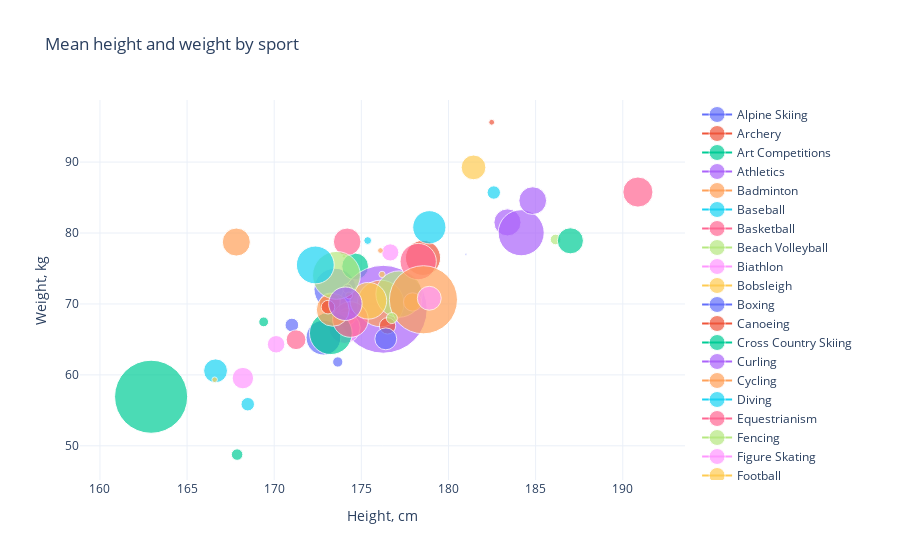

Notebook source saved alongside this figure:
### Markdown cell above
3. Scatter

### Code cell
configure_plotly_browser_state()
tmp = df.groupby(['Sport'])['Height', 'Weight'].agg('mean').dropna()
df1 = pd.DataFrame(tmp).reset_index()
tmp = df.groupby(['Sport'])['ID'].count()
df2 = pd.DataFrame(tmp).reset_index()
dataset = df1.merge(df2) 

scatterplots = list()
for sport in dataset['Sport']:
    df3 = dataset[dataset['Sport'] == sport]
    trace = go.Scatter(
        x = df3['Height'],
        y = df3['Weight'],
        name = sport,
        marker=dict(
            symbol='circle',
            sizemode='area',
            sizeref=10,
            size=df3['ID'],
        )
    )
    scatterplots.append(trace)
                         
layout = go.Layout(
    title='Mean height and weight by sport', 
    xaxis=dict(title='Height, cm'), 
    yaxis=dict(title='Weight, kg'),
    showlegend=True,
    template = 'plotly_white',
)

fig = dict(data=scatterplots, layout=layout)
py.iplot(fig)

### Figure 1 — Plotly figure (JSON) as saved in the notebook; plotly's stock layout.template omitted (floating-point values rounded to 4 significant figures)
{"data": [{"marker": {"symbol": "circle", "sizemode": "area", "sizeref": 10, "size": [8829]}, "x": [173.5], "type": "scatter", "name": "Alpine Skiing", "y": [72.07]}, {"marker": {"symbol": "circle", "sizemode": "area", "sizeref": 10, "size": [2334]}, "x": [173.2], "type": "scatter", "name": "Archery", "y": [70.01]}, {"marker": {"symbol": "circle", "sizemode": "area", "sizeref": 10, "size": [3578]}, "x": [174.6], "type": "scatter", "name": "Art Competitions", "y": [75.29]}, {"marker": {"symbol": "circle", "sizemode": "area", "sizeref": 10, "size": [38624]}, "x": [176.3], "type": "scatter", "name": "Athletics", "y": [69.25]}, {"marker": {"symbol": "circle", "sizemode": "area", "sizeref": 10, "size": [1457]}, "x": [174.2], "type": "scatter", "name": "Badminton", "y": [68.17]}, {"marker": {"symbol": "circle", "sizemode": "area", "sizeref": 10, "size": [894]}, "x": [182.6], "type": "scatter", "name": "Baseball", "y": [85.71]}, {"marker": {"symbol": "circle", "sizemode": "area", "sizeref": 10, "size": [4536]}, "x": [190.9], "type": "scatter", "name": "Basketball", "y": [85.78]}, {"marker": {"symbol": "circle", "sizemode": "area", "sizeref": 10, "size": [564]}, "x": [186.1], "type": "scatter", "name": "Beach Volleyball", "y": [79.09]}, {"marker": {"symbol": "circle", "sizemode": "area", "sizeref": 10, "size": [4893]}, "x": [174.0], "type": "scatter", "name": "Biathlon", "y": [66.63]}, {"marker": {"symbol": "circle", "sizemode": "area", "sizeref": 10, "size": [3058]}, "x": [181.4], "type": "scatter", "name": "Bobsleigh", "y": [89.25]}, {"marker": {"symbol": "circle", "sizemode": "area", "sizeref": 10, "size": [6047]}, "x": [172.8], "type": "scatter", "name": "Boxing", "y": [65.25]}, {"marker": {"symbol": "circle", "sizemode": "area", "sizeref": 10, "size": [6171]}, "x": [178.5], "type": "scatter", "name": "Canoeing", "y": [76.49]}, {"marker": {"symbol": "circle", "sizemode": "area", "sizeref": 10, "size": [9133]}, "x": [173.2], "type": "scatter", "name": "Cross Country Skiing", "y": [65.88]}, {"marker": {"symbol": "circle", "sizemode": "area", "sizeref": 10, "size": [463]}, "x": [174.2], "type": "scatter", "name": "Curling", "y": [72.13]}, {"marker": {"symbol": "circle", "sizemode": "area", "sizeref": 10, "size": [10859]}, "x": [176.1], "type": "scatter", "name": "Cycling", "y": [70.07]}, {"marker": {"symbol": "circle", "sizemode": "area", "sizeref": 10, "size": [2842]}, "x": [166.6], "type": "scatter", "name": "Diving", "y": [60.57]}, {"marker": {"symbol": "circle", "sizemode": "area", "sizeref": 10, "size": [6344]}, "x": [174.4], "type": "scatter", "name": "Equestrianism", "y": [67.8]}, {"marker": {"symbol": "circle", "sizemode": "area", "sizeref": 10, "size": [10735]}, "x": [177.2], "type": "scatter", "name": "Fencing", "y": [71.39]}, {"marker": {"symbol": "circle", "sizemode": "area", "sizeref": 10, "size": [2298]}, "x": [168.2], "type": "scatter", "name": "Figure Skating", "y": [59.54]}, {"marker": {"symbol": "circle", "sizemode": "area", "sizeref": 10, "size": [6745]}, "x": [175.4], "type": "scatter", "name": "Football", "y": [70.45]}, {"marker": {"symbol": "circle", "sizemode": "area", "sizeref": 10, "size": [937]}, "x": [171.0], "type": "scatter", "name": "Freestyle Skiing", "y": [67.03]}, {"marker": {"symbol": "circle", "sizemode": "area", "sizeref": 10, "size": [247]}, "x": [174.3], "type": "scatter", "name": "Golf", "y": [71.19]}, {"marker": {"symbol": "circle", "sizemode": "area", "sizeref": 10, "size": [26707]}, "x": [162.9], "type": "scatter", "name": "Gymnastics", "y": [56.92]}, {"marker": {"symbol": "circle", "sizemode": "area", "sizeref": 10, "size": [3665]}, "x": [183.4], "type": "scatter", "name": "Handball", "y": [81.5]}, {"marker": {"symbol": "circle", "sizemode": "area", "sizeref": 10, "size": [5417]}, "x": [173.4], "type": "scatter", "name": "Hockey", "y": [69.17]}, {"marker": {"symbol": "circle", "sizemode": "area", "sizeref": 10, "size": [5516]}, "x": [178.9], "type": "scatter", "name": "Ice Hockey", "y": [80.81]}, {"marker": {"symbol": "circle", "sizemode": "area", "sizeref": 10, "size": [3801]}, "x": [174.2], "type": "scatter", "name": "Judo", "y": [78.76]}, {"marker": {"symbol": "circle", "sizemode": "area", "sizeref": 10, "size": [60]}, "x": [174], "type": "scatter", "name": "Lacrosse", "y": [76.71]}, {"marker": {"symbol": "circle", "sizemode": "area", "sizeref": 10, "size": [1479]}, "x": [176.7], "type": "scatter", "name": "Luge", "y": [77.26]}, {"marker": {"symbol": "circle", "sizemode": "area", "sizeref": 10, "size": [1677]}, "x": [177.9], "type": "scatter", "name": "Modern Pentathlon", "y": [70.28]}, {"marker": {"symbol": "circle", "sizemode": "area", "sizeref": 10, "size": [17]}, "x": [181], "type": "scatter", "name": "Motorboating", "y": [77]}, {"marker": {"symbol": "circle", "sizemode": "area", "sizeref": 10, "size": [1344]}, "x": [176.5], "type": "scatter", "name": "Nordic Combined", "y": [66.91]}, {"marker": {"symbol": "circle", "sizemode": "area", "sizeref": 10, "size": [658]}, "x": [167.9], "type": "scatter", "name": "Rhythmic Gymnastics", "y": [48.76]}, {"marker": {"symbol": "circle", "sizemode": "area", "sizeref": 10, "size": [10595]}, "x": [184.2], "type": "scatter", "name": "Rowing", "y": [80.04]}, {"marker": {"symbol": "circle", "sizemode": "area", "sizeref": 10, "size": [162]}, "x": [176.1], "type": "scatter", "name": "Rugby", "y": [77.53]}, {"marker": {"symbol": "circle", "sizemode": "area", "sizeref": 10, "size": [299]}, "x": [175.4], "type": "scatter", "name": "Rugby Sevens", "y": [78.94]}, {"marker": {"symbol": "circle", "sizemode": "area", "sizeref": 10, "size": [6586]}, "x": [178.3], "type": "scatter", "name": "Sailing", "y": [75.98]}, {"marker": {"symbol": "circle", "sizemode": "area", "sizeref": 10, "size": [11448]}, "x": [173.6], "type": "scatter", "name": "Shooting", "y": [74.03]}, {"marker": {"symbol": "circle", "sizemode": "area", "sizeref": 10, "size": [1534]}, "x": [170.1], "type": "scatter", "name": "Short Track Speed Skating", "y": [64.31]}, {"marker": {"symbol": "circle", "sizemode": "area", "sizeref": 10, "size": [199]}, "x": [176.2], "type": "scatter", "name": "Skeleton", "y": [74.17]}, {"marker": {"symbol": "circle", "sizemode": "area", "sizeref": 10, "size": [2401]}, "x": [176.4], "type": "scatter", "name": "Ski Jumping", "y": [65.08]}, {"marker": {"symbol": "circle", "sizemode": "area", "sizeref": 10, "size": [936]}, "x": [173.1], "type": "scatter", "name": "Snowboarding", "y": [69.55]}, {"marker": {"symbol": "circle", "sizemode": "area", "sizeref": 10, "size": [478]}, "x": [169.4], "type": "scatter", "name": "Softball", "y": [67.47]}, {"marker": {"symbol": "circle", "sizemode": "area", "sizeref": 10, "size": [5613]}, "x": [174.1], "type": "scatter", "name": "Speed Skating", "y": [70.03]}, {"marker": {"symbol": "circle", "sizemode": "area", "sizeref": 10, "size": [23195]}, "x": [178.6], "type": "scatter", "name": "Swimming", "y": [70.59]}, {"marker": {"symbol": "circle", "sizemode": "area", "sizeref": 10, "size": [909]}, "x": [168.5], "type": "scatter", "name": "Synchronized Swimming", "y": [55.86]}, {"marker": {"symbol": "circle", "sizemode": "area", "sizeref": 10, "size": [1955]}, "x": [171.3], "type": "scatter", "name": "Table Tennis", "y": [64.96]}, {"marker": {"symbol": "circle", "sizemode": "area", "sizeref": 10, "size": [606]}, "x": [176.8], "type": "scatter", "name": "Taekwondo", "y": [68.01]}, {"marker": {"symbol": "circle", "sizemode": "area", "sizeref": 10, "size": [2862]}, "x": [178.9], "type": "scatter", "name": "Tennis", "y": [70.8]}, {"marker": {"symbol": "circle", "sizemode": "area", "sizeref": 10, "size": [152]}, "x": [166.6], "type": "scatter", "name": "Trampolining", "y": [59.32]}, {"marker": {"symbol": "circle", "sizemode": "area", "sizeref": 10, "size": [529]}, "x": [173.6], "type": "scatter", "name": "Triathlon", "y": [61.82]}, {"marker": {"symbol": "circle", "sizemode": "area", "sizeref": 10, "size": [170]}, "x": [182.5], "type": "scatter", "name": "Tug-Of-War", "y": [95.62]}, {"marker": {"symbol": "circle", "sizemode": "area", "sizeref": 10, "size": [3404]}, "x": [187.0], "type": "scatter", "name": "Volleyball", "y": [78.9]}, {"marker": {"symbol": "circle", "sizemode": "area", "sizeref": 10, "size": [3846]}, "x": [184.8], "type": "scatter", "name": "Water Polo", "y": [84.57]}, {"marker": {"symbol": "circle", "sizemode": "area", "sizeref": 10, "size": [3937]}, "x": [167.8], "type": "scatter", "name": "Weightlifting", "y": [78.73]}, {"marker": {"symbol": "circle", "sizemode": "area", "sizeref": 10, "size": [7154]}, "x": [172.4], "type": "scatter", "name": "Wrestling", "y": [75.5]}], "layout": {"showlegend": true, "yaxis": {"title": {"text": "Weight, kg"}}, "xaxis": {"title": {"text": "Height, cm"}}, "title": {"text": "Mean height and weight by sport"}}}
